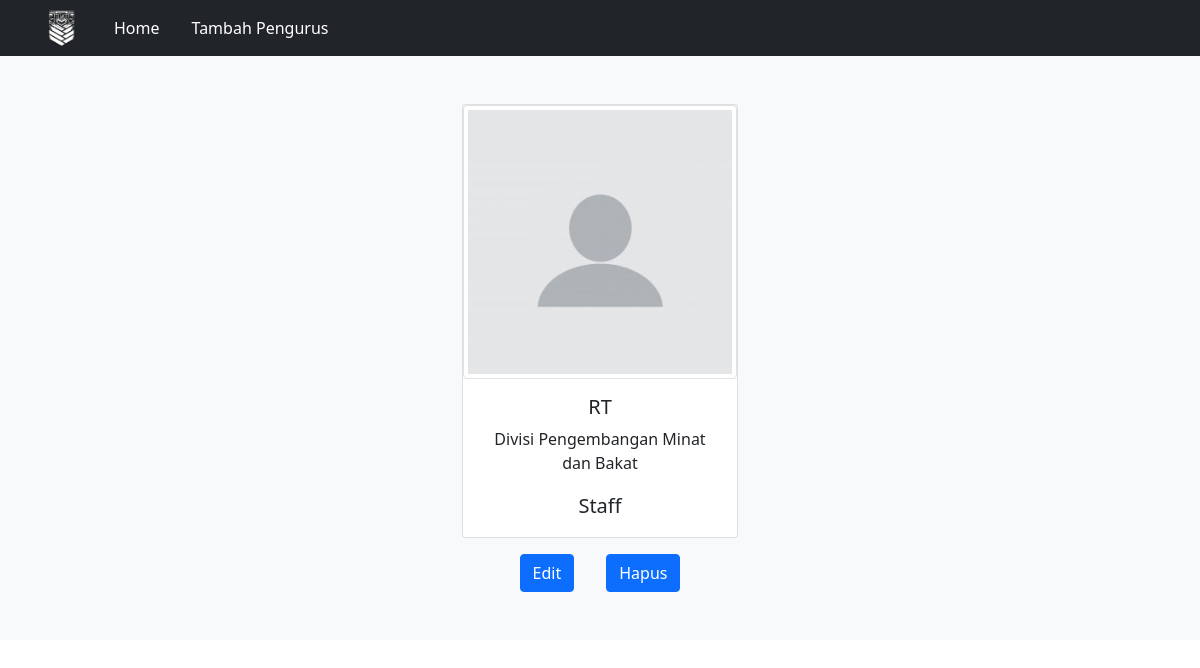
The app's page /detail_pengurus.php?nim=1234567 with its own data.
### tables this page shows
CREATE TABLE `pengurus` (
  `nim` int(7) NOT NULL,
  `nama` varchar(255) NOT NULL,
  `semester` int(3) NOT NULL,
  `id_bidang` int(3) NOT NULL
);

CREATE TABLE `divisi` (
  `id_divisi` int(3) NOT NULL,
  `nama_divisi` varchar(255) NOT NULL
);

CREATE TABLE `bidang_divisi` (
  `id_bidang` int(3) NOT NULL,
  `jabatan` varchar(255) NOT NULL,
  `id_divisi` int(3) NOT NULL
);

### class/DB.php (called while the page is built, shortened)
<?php
class DB{
	var $db_host = 'localhost';
	var $db_user = 'root';
	var $db_password = '';
	var $db_name = 'tp2dpbo';
	var $db_connect = '';
	var $result = 0;
	function open(){
		$this->db_connect = mysqli_connect($this->db_host, $this->db_user, $this->db_password, $this->db_name);
	}
	function execute($query=""){
		$this->result = mysqli_query($this->db_connect, $query);
		return $this->result;
	}
	function getResult(){
		return mysqli_fetch_array($this->result);
	}
}
?>

### class/pengurus.php (called while the page is built, shortened)
<?php
class pengurus extends DB{
	function get_pengurus_byNIM($nim){
		$query = "SELECT * FROM pengurus WHERE nim=$nim";
		return $this->execute($query);
	}
}
?>

### class/bidang_divisi.php (called while the page is built, shortened)
<?php
class bidang_divisi extends DB{
    function get_bidang_byId($id){
		$query = "SELECT * FROM bidang_divisi WHERE id_bidang=$id";
		return $this->execute($query);
	}
}
?>

### class/divisi.php (called while the page is built, shortened)
<?php
class divisi extends DB{
    function get_divisi_byId($id){
		$query = "SELECT * FROM divisi WHERE id_divisi=$id";
		return $this->execute($query);
	}
}
?>

### detail_pengurus.php (the view, shortened to what this page needs)
<?php
include("class/DB.php");
include("class/pengurus.php");
include("class/bidang_divisi.php");
include("class/divisi.php");
?>
<!DOCTYPE html>
<html lang="en">
<head>
    <link href="https://cdn.jsdelivr.net/npm/bootstrap@5.0.2/dist/css/bootstrap.min.css" rel="stylesheet"
>
</head>
<body>
<nav class="p-2 bg-dark text-white">
    <div class="container">
        <div class="d-flex align-items-center justify-content-start">
            <img src="images/GnK.png" alt="logo" height="40px" width="auto" class="pe-3">
            <ul class="nav col-12">
                <li><a href="index.php" class="nav-link px-3 text-white">Home</a></li>
                <li><a href="form_pengurus.php" class="nav-link px-3 text-white">Tambah Pengurus</a></li>
            </ul>
        </div>
    </div>
</nav>
<?php
    if(isset($_GET['nim'])){
      $get_nim = $_GET['nim'];
    }else{
      header('location:index.php');
    }
    $pengurus = new pengurus();
    $bidang = new bidang_divisi();
    $divisi = new divisi();
    $pengurus->open();
    $bidang->open();
    $divisi->open();
    $pengurus->get_pengurus_byNIM($get_nim);
    list($nim, $namaPengurus, $semester, $idBidang_inpengurus) = $pengurus->getResult();
?>
<main>
    <div class="py-5 bg-light">
        <div class="container w-25">
          <div class="d-flex justify-content-center">
            <div class="d-flex justify-content-center">
                <div class="card text-center text-dark">
                  <img src="images/profile_blank.jpg" width="auto" height="auto" alt="foto" class="img-thumbnail">
                  <?php
                    $bidang->get_bidang_byId($idBidang_inpengurus);
                    list($idBidang, $jabatan, $idDivisi_inbidang) = $bidang->getResult();
                    $divisi->get_divisi_byId($idDivisi_inbidang);
                    list($idDivisi, $namaDivisi) = $divisi->getResult();
                  ?>
                  <div class="card-body">
                    <h5 class="card-text px-2"><?php echo $namaPengurus ?></h5>
                    <p class="card-text px-2"><?php echo $namaDivisi?></p>
                    <p class="card-text px-2 fs-5"><?php echo $jabatan?></p>
                  </div>
                </div>
            </div>
          </div>
          <div class="d-flex justify-content-center">
            <a href="form_pengurus.php?nim=<?php echo $nim ?>" class="btn btn-primary mx-3 mt-3">Edit</a>
            <a href="delete_pengurus.php?nim=<?php echo $nim ?>" class="btn btn-primary mx-3 mt-3">Hapus</a>
          </div>
        </div>
      </div>
</main>
</body>
</html>

### records on screen
pengurus: nama "RT"
divisi: nama_divisi "Divisi Pengembangan Minat dan Bakat"
bidang_divisi: jabatan "Staff"
